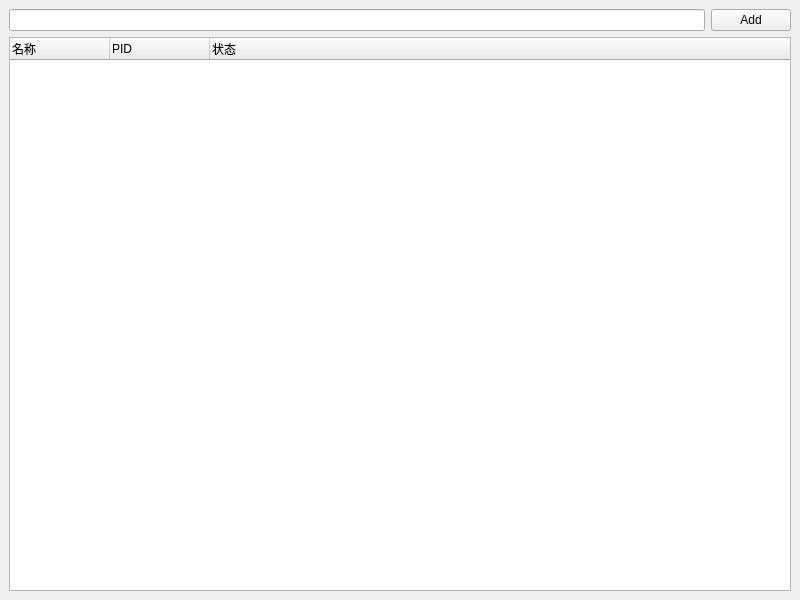
<?xml version="1.0" encoding="UTF-8"?>
<ui version="4.0">
 <class>MainWindow</class>
 <widget class="QMainWindow" name="MainWindow">
  <property name="geometry">
   <rect>
    <x>0</x>
    <y>0</y>
    <width>800</width>
    <height>600</height>
   </rect>
  </property>
  <property name="windowTitle">
   <string>MainWindow</string>
  </property>
  <widget class="QWidget" name="centralwidget">
   <layout class="QVBoxLayout" name="verticalLayout">
    <item>
     <layout class="QHBoxLayout" name="horizontalLayout">
      <item>
       <widget class="QLineEdit" name="edt_name"/>
      </item>
      <item>
       <widget class="QPushButton" name="btn_add">
        <property name="text">
         <string>Add</string>
        </property>
       </widget>
      </item>
     </layout>
    </item>
    <item>
     <widget class="QTreeWidget" name="tree_monitor">
      <property name="columnCount">
       <number>3</number>
      </property>
      <attribute name="headerCascadingSectionResizes">
       <bool>true</bool>
      </attribute>
      <column>
       <property name="text">
        <string>名称</string>
       </property>
      </column>
      <column>
       <property name="text">
        <string>PID</string>
       </property>
      </column>
      <column>
       <property name="text">
        <string>状态</string>
       </property>
      </column>
     </widget>
    </item>
   </layout>
  </widget>
 </widget>
 <resources/>
 <connections/>
</ui>
